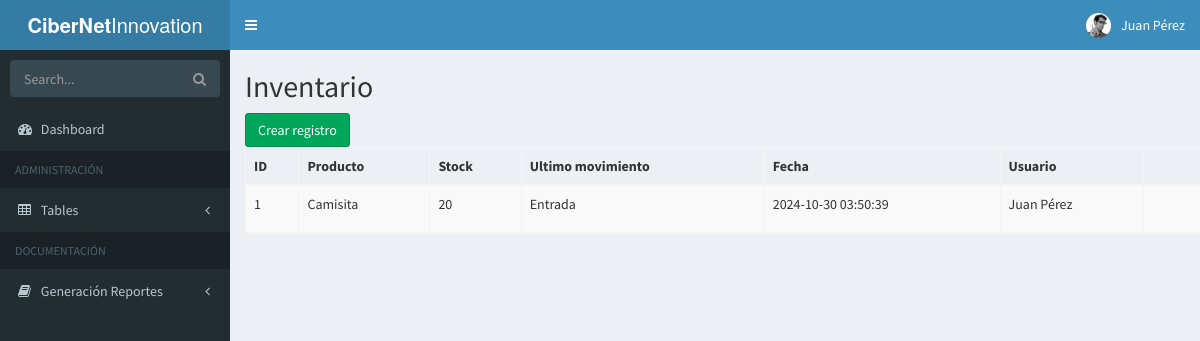
/CiberNet Innovation/inventory (signed in), run on the app's committed database.
### tables this page shows
CREATE TABLE `inventory` (
  `InventoryID` int NOT NULL AUTO_INCREMENT,
  `inventoryQty` int NOT NULL,
  `typeMovement` enum('Entrada','Salida') NOT NULL,
  `inventoryDate` timestamp NULL DEFAULT CURRENT_TIMESTAMP,
  `UserID` int DEFAULT NULL,
  `ProductID` int DEFAULT NULL,
  PRIMARY KEY (`InventoryID`),
  KEY `UserID` (`UserID`),
  KEY `ProductID` (`ProductID`),
  CONSTRAINT `inventory_ibfk_1` FOREIGN KEY (`UserID`) REFERENCES `user` (`UserID`),
  CONSTRAINT `inventory_ibfk_2` FOREIGN KEY (`ProductID`) REFERENCES `product` (`ProductID`)
);

CREATE TABLE `product` (
  `ProductID` int NOT NULL AUTO_INCREMENT,
  `productName` varchar(100) NOT NULL,
  `productInfo` text,
  `productPrice` decimal(10,2) NOT NULL,
  `productPresentation` varchar(100) NOT NULL,
  `CategoryID` int DEFAULT NULL,
  `SupplierID` int DEFAULT NULL,
  PRIMARY KEY (`ProductID`),
  KEY `CategoryID` (`CategoryID`),
  KEY `SupplierID` (`SupplierID`),
  CONSTRAINT `product_ibfk_1` FOREIGN KEY (`CategoryID`) REFERENCES `category` (`CategoryID`),
  CONSTRAINT `product_ibfk_2` FOREIGN KEY (`SupplierID`) REFERENCES `supplier` (`SupplierID`)
);

CREATE TABLE `user` (
  `UserID` int NOT NULL AUTO_INCREMENT,
  `userName` varchar(100) NOT NULL,
  `userGender` varchar(50) NOT NULL,
  `userNickname` varchar(100) NOT NULL,
  `userEmail` varchar(100) NOT NULL,
  `userPassword` varchar(900) NOT NULL,
  `RolID` int DEFAULT NULL,
  PRIMARY KEY (`UserID`),
  UNIQUE KEY `userName` (`userName`),
  UNIQUE KEY `userNickname` (`userNickname`),
  UNIQUE KEY `userEmail` (`userEmail`),
  KEY `RolID` (`RolID`),
  CONSTRAINT `user_ibfk_1` FOREIGN KEY (`RolID`) REFERENCES `rol` (`RolID`)
);

### CiberNet Innovation/app/controllers/InventoryController.php (called while the page is built, shortened)
<?php
require_once(dirname(__FILE__) . "/../../core/database.php");
require_once(dirname(__FILE__) . "/../models/InventoryModel.php");
class InventoryController{
    private $inventory;
    public function __construct()
    {
        $database = new Database();
        $this->db = $database->getConnection();
        $this->inventory = new InventoryModel($this->db);
    }
    public function index()
    {
        $result = $this->inventory->getInventory();
        $inventories = $result->fetchAll(PDO::FETCH_ASSOC);
        include(dirname(__FILE__) . '/../views/inventory/inventoryList.php');
    }
}

### CiberNet Innovation/core/database.php (called while the page is built, shortened)
<?php
class Database
{
    public function getConnection()
    {
        $this->conn = null;
        try {
            $this->conn = new PDO(
                "mysql:host=" . Config::HOST . ";dbname=" . Config::DATABASE,
                Config::USER,
                Config::PASSWORD
            );
            $this->conn->exec("set names utf8");
        } catch (PDOException $ex) {
            echo "Connection error: " . $ex->getMessage();
            die();
        }
        return $this->conn;
    }
}
?>

### CiberNet Innovation/app/models/InventoryModel.php (called while the page is built, shortened)
<?php
class InventoryModel{
    private $conn;
    public function __construct($db)
    {
        $this->conn = $db;
    }
    public function getInventory()
    {
        $query = "CALL sp_SelectInventory();";
        $result = $this->conn->prepare($query);
        $result->execute();
        return $result;
    }
}

### CiberNet Innovation/app/views/inventory/inventoryList.php (the view, shortened to what this page needs)
<div class="container">
    <div class="card mt-5 p-4">
        <h2 class="mb-4">Inventario</h2>
        <div class="d-flex justify-content-between mb-3">
            <a href="?pages=inventory&action=create" class="btn btn-success">Crear registro</a>
        </div>
        <div class="table-responsive">
            <table class="table table-striped table-bordered">
                <thead class="table-dark">
                    <tr>
                        <th scope="col">ID</th>
                        <th scope="col">Producto</th>
                        <th scope="col">Stock</th>
                        <th scope="col">Ultimo movimiento</th>
                        <th scope="col">Fecha</th>
                        <th scope="col">Usuario</th>
                        <th scope="col" class="text-center">Opciones</th>
                    </tr>
                </thead>
                <tbody>
                    <?php foreach ($inventories as $inventory) : ?>
                        <tr>
                            <td><?= htmlspecialchars($inventory['InventoryID']); ?></td>
                            <td><?= htmlspecialchars($inventory['productName']); ?></td>
                            <td><?= htmlspecialchars($inventory['inventoryQty']); ?></td>
                            <td><?= htmlspecialchars($inventory['typeMovement']); ?></td>
                            <td><?= htmlspecialchars($inventory['inventoryDate']); ?></td>
                            <td><?= htmlspecialchars($inventory['userName']); ?></td>
                            <td class="text-center">
                            </td>
                        </tr>
                    <?php endforeach; ?>
                </tbody>
            </table>
        </div>
    </div>
</div>

### data on the page
inventory: InventoryID "1", ProductID.productName "Camisita", inventoryQty "20", typeMovement "Entrada", inventoryDate "2024-10-30 03:50:39", UserID.userName "Juan Pérez"

### other printed values
$_SESSION["userName"] "Juan Pérez"
